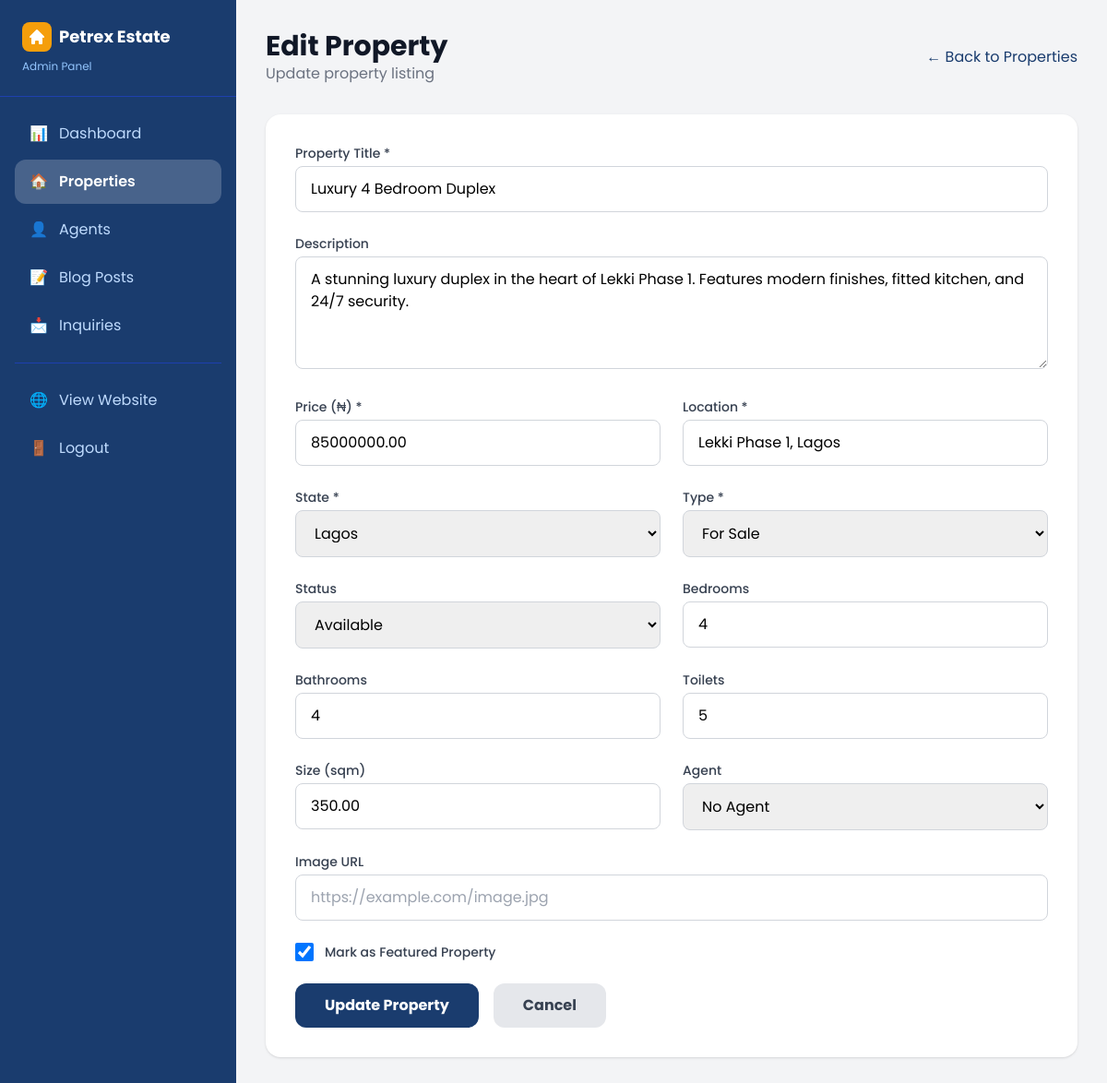
Page /admin/properties/edit.php?id=1 (signed in) on the committed database.
### tables this page shows
CREATE TABLE properties (
  id INT AUTO_INCREMENT PRIMARY KEY,
  title VARCHAR(255) NOT NULL,
  description TEXT,
  price DECIMAL(15,2) NOT NULL,
  location VARCHAR(255) NOT NULL,
  state VARCHAR(100) NOT NULL,
  bedrooms INT DEFAULT 0,
  bathrooms INT DEFAULT 0,
  toilets INT DEFAULT 0,
  size DECIMAL(10,2),
  type ENUM('sale', 'rent') NOT NULL,
  status ENUM('available', 'sold', 'rented') DEFAULT 'available',
  featured TINYINT(1) DEFAULT 0,
  image_url VARCHAR(500),
  agent_id INT,
  created_at TIMESTAMP DEFAULT CURRENT_TIMESTAMP,
  FOREIGN KEY (agent_id) REFERENCES agents(id) ON DELETE SET NULL
);

### admin/properties/edit.php (the view, shortened to what this page needs)
<?php
$id = (int)($_GET['id'] ?? 0);
$nigerianStates = [
    'Abia','Adamawa','Akwa Ibom','Anambra','Bauchi','Bayelsa','Benue','Borno','Cross River',
    'Delta','Ebonyi','Edo','Ekiti','Enugu','FCT (Abuja)','Gombe','Imo','Jigawa','Kaduna',
    'Kano','Katsina','Kebbi','Kogi','Kwara','Lagos','Nasarawa','Niger','Ogun','Ondo','Osun',
    'Oyo','Plateau','Rivers','Sokoto','Taraba','Yobe','Zamfara'
];
$db    = getDB();
$propStmt = $db->prepare("SELECT * FROM properties WHERE id = ?");
$propStmt->bind_param('i', $id);
$propStmt->execute();
$property = $propStmt->get_result()->fetch_assoc();
?>
<!DOCTYPE html>
<html lang="en">
<head>
    <script src="https://cdn.tailwindcss.com"></script>
</head>
<body class="bg-gray-100">
<div class="flex">
    <?php include '../includes/sidebar.php'; ?>
    <main class="flex-1 p-8">
        <div class="flex justify-between items-center mb-8">
            <div>
                <h1 class="text-3xl font-bold text-gray-900">Edit Property</h1>
                <p class="text-gray-500">Update property listing</p>
            </div>
            <a href="/admin/properties/index.php" class="text-primary hover:underline">← Back to Properties</a>
        </div>
        <div class="bg-white rounded-2xl shadow p-8">
            <form method="POST" action="?id=<?php echo (int)$id; ?>" class="grid grid-cols-1 md:grid-cols-2 gap-6">
                <div class="md:col-span-2">
                    <label class="block text-sm font-medium text-gray-700 mb-1">Property Title *</label>
                    <input type="text" name="title" required value="<?php echo htmlspecialchars($property['title']); ?>"
                        class="w-full border border-gray-300 rounded-lg px-4 py-3 focus:outline-none focus:ring-2 focus:ring-primary">
                </div>
                <div class="md:col-span-2">
                    <label class="block text-sm font-medium text-gray-700 mb-1">Description</label>
                    <textarea name="description" rows="4"
                        class="w-full border border-gray-300 rounded-lg px-4 py-3 focus:outline-none focus:ring-2 focus:ring-primary"><?php echo htmlspecialchars($property['description'] ?? ''); ?></textarea>
                </div>
                <div>
                    <label class="block text-sm font-medium text-gray-700 mb-1">Price (₦) *</label>
                    <input type="number" name="price" required value="<?php echo htmlspecialchars($property['price']); ?>" min="0" step="0.01"
                        class="w-full border border-gray-300 rounded-lg px-4 py-3 focus:outline-none focus:ring-2 focus:ring-primary">
                </div>
                <div>
                    <label class="block text-sm font-medium text-gray-700 mb-1">Location *</label>
                    <input type="text" name="location" required value="<?php echo htmlspecialchars($property['location']); ?>"
                        class="w-full border border-gray-300 rounded-lg px-4 py-3 focus:outline-none focus:ring-2 focus:ring-primary">
                </div>
                <div>
                    <label class="block text-sm font-medium text-gray-700 mb-1">State *</label>
                    <select name="state" required class="w-full border border-gray-300 rounded-lg px-4 py-3 focus:outline-none focus:ring-2 focus:ring-primary">
                        <?php foreach ($nigerianStates as $s): ?>
                        <option value="<?php echo htmlspecialchars($s); ?>" <?php echo $property['state'] === $s ? 'selected' : ''; ?>>
                            <?php echo htmlspecialchars($s); ?>
                        </option>
                        <?php endforeach; ?>
                    </select>
                </div>
                <div>
                    <label class="block text-sm font-medium text-gray-700 mb-1">Type *</label>
                    <select name="type" required class="w-full border border-gray-300 rounded-lg px-4 py-3 focus:outline-none focus:ring-2 focus:ring-primary">
                        <option value="sale" <?php echo $property['type'] === 'sale' ? 'selected' : ''; ?>>For Sale</option>
                    </select>
                </div>
                <div>
                    <label class="block text-sm font-medium text-gray-700 mb-1">Status</label>
                    <select name="status" class="w-full border border-gray-300 rounded-lg px-4 py-3 focus:outline-none focus:ring-2 focus:ring-primary">
                        <option value="available" <?php echo $property['status'] === 'available' ? 'selected' : ''; ?>>Available</option>
                    </select>
                </div>
                <div>
                    <label class="block text-sm font-medium text-gray-700 mb-1">Bedrooms</label>
                    <input type="number" name="bedrooms" value="<?php echo (int)$property['bedrooms']; ?>" min="0"
                        class="w-full border border-gray-300 rounded-lg px-4 py-3 focus:outline-none focus:ring-2 focus:ring-primary">
                </div>
                <div>
                    <label class="block text-sm font-medium text-gray-700 mb-1">Bathrooms</label>
                    <input type="number" name="bathrooms" value="<?php echo (int)$property['bathrooms']; ?>" min="0"
                        class="w-full border border-gray-300 rounded-lg px-4 py-3 focus:outline-none focus:ring-2 focus:ring-primary">
                </div>
                <div>
                    <label class="block text-sm font-medium text-gray-700 mb-1">Toilets</label>
                    <input type="number" name="toilets" value="<?php echo (int)$property['toilets']; ?>" min="0"
                        class="w-full border border-gray-300 rounded-lg px-4 py-3 focus:outline-none focus:ring-2 focus:ring-primary">
                </div>
                <div>
                    <label class="block text-sm font-medium text-gray-700 mb-1">Size (sqm)</label>
                    <input type="number" name="size" value="<?php echo htmlspecialchars($property['size'] ?? ''); ?>" min="0" step="0.01"
                        class="w-full border border-gray-300 rounded-lg px-4 py-3 focus:outline-none focus:ring-2 focus:ring-primary">
                </div>
                <div>
                    <label class="block text-sm font-medium text-gray-700 mb-1">Agent</label>
                    <select name="agent_id" class="w-full border border-gray-300 rounded-lg px-4 py-3 focus:outline-none focus:ring-2 focus:ring-primary">
                        <option value="">No Agent</option>
                    </select>
                </div>
                <div class="md:col-span-2">
                    <label class="block text-sm font-medium text-gray-700 mb-1">Image URL</label>
                    <input type="url" name="image_url" value="<?php echo htmlspecialchars($property['image_url'] ?? ''); ?>"
                        class="w-full border border-gray-300 rounded-lg px-4 py-3 focus:outline-none focus:ring-2 focus:ring-primary"
                        placeholder="https://example.com/image.jpg">
                </div>
                <div class="md:col-span-2">
                    <label class="flex items-center gap-3 cursor-pointer">
                        <input type="checkbox" name="featured" <?php echo $property['featured'] ? 'checked' : ''; ?> class="w-5 h-5 rounded">
                        <span class="text-sm font-medium text-gray-700">Mark as Featured Property</span>
                    </label>
                </div>
                <div class="md:col-span-2 flex gap-4">
                    <button type="submit" class="bg-primary text-white px-8 py-3 rounded-xl font-bold hover:bg-blue-900 transition-colors">
                        Update Property
                    </button>
                    <a href="/admin/properties/index.php" class="bg-gray-200 text-gray-700 px-8 py-3 rounded-xl font-bold hover:bg-gray-300 transition-colors">
                        Cancel
                    </a>
                </div>
            </form>
        </div>
    </main>
</div>
</body>
</html>

### admin/properties/edit.php (style rules this page uses)
body { font-family: 'Poppins', sans-serif; }

### rows in the picture
properties: title "Luxury 4 Bedroom Duplex", description "A stunning luxury duplex in the heart of Lekki Phase 1. Features modern finishes, fitted kitchen, and 24/7 security.", price "85000000.00", location "Lekki Phase 1, Lagos", state "Lagos", type "For Sale", status "Available", bedrooms "4", bathrooms "4", toilets "5", size "350.00", featured "☑"

### other values in the picture
$icon "📊 🏠 👤 📝 📩"
$label "Dashboard Properties Agents Blog Posts Inquiries"
